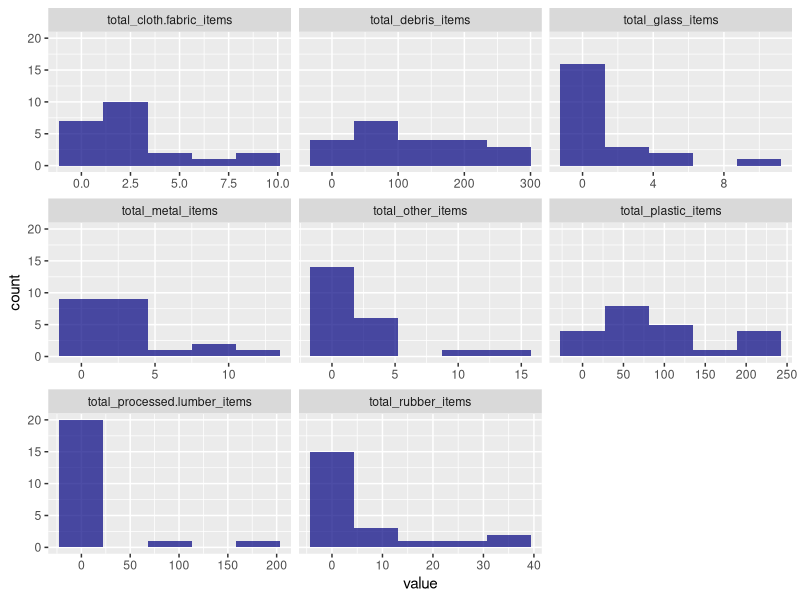
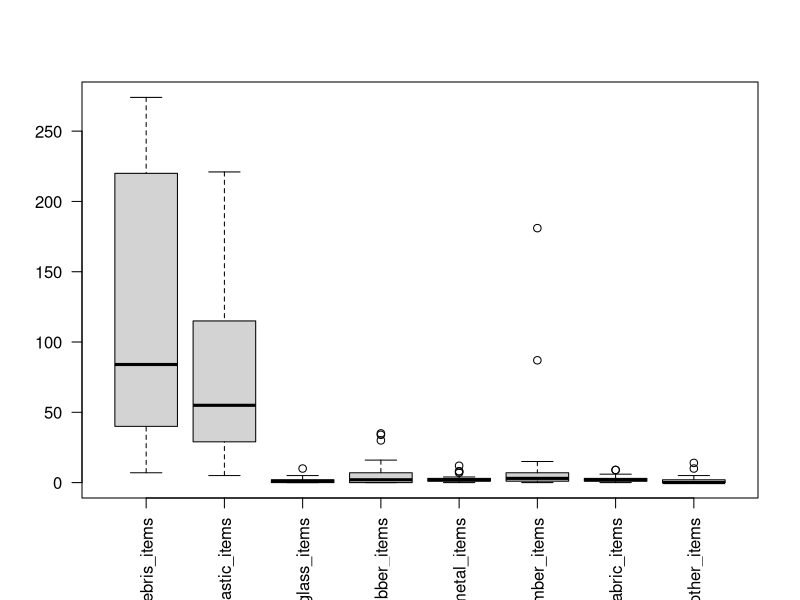
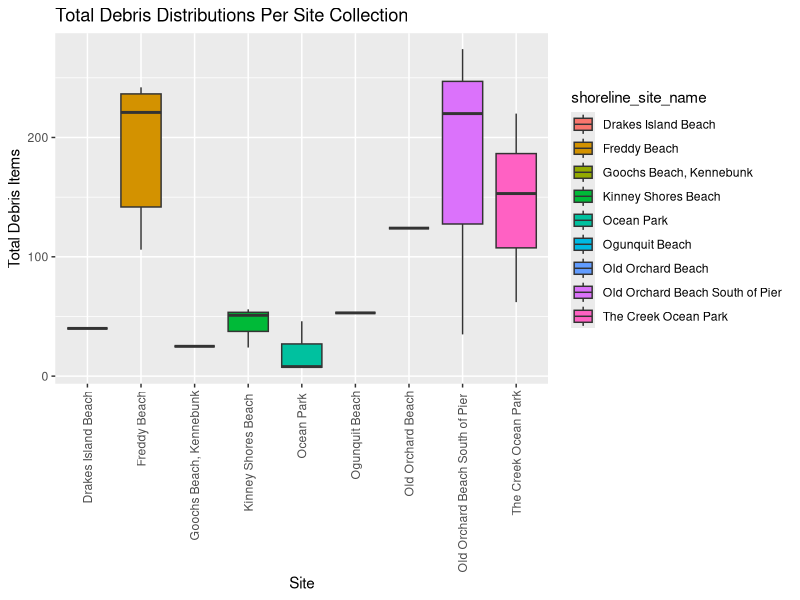
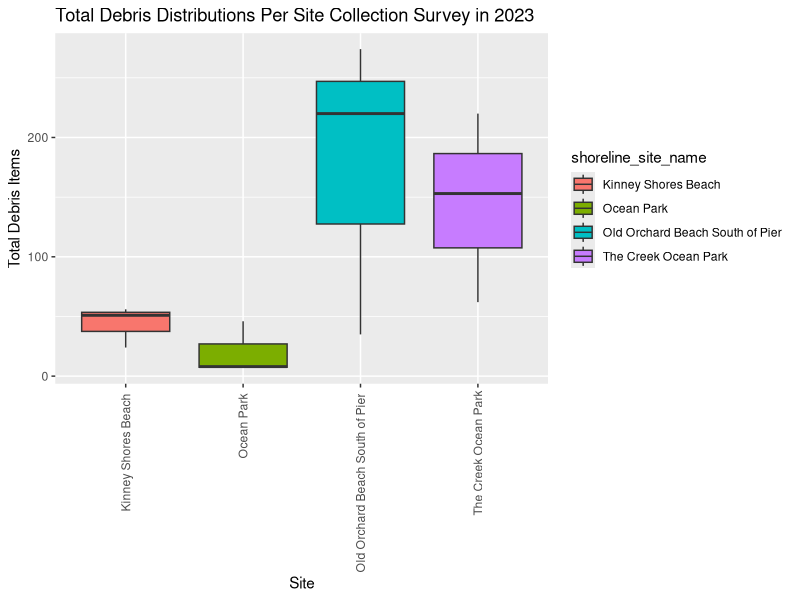
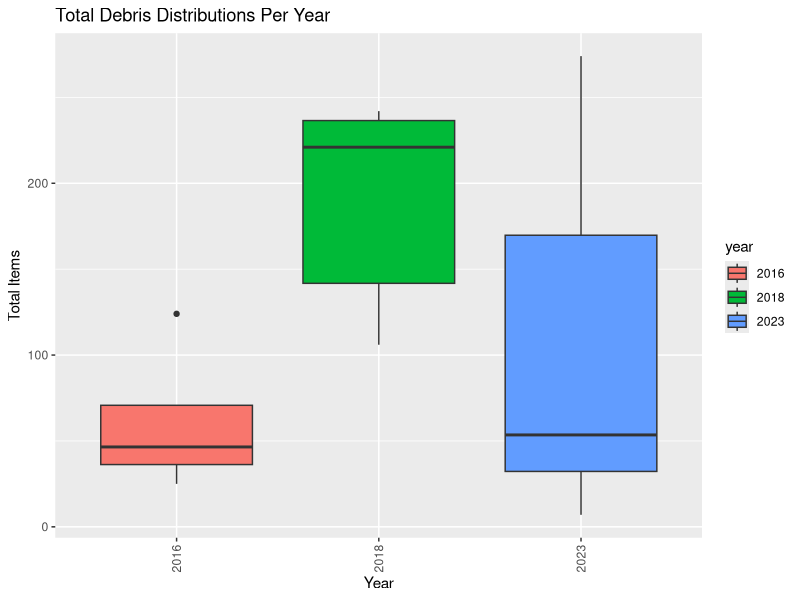
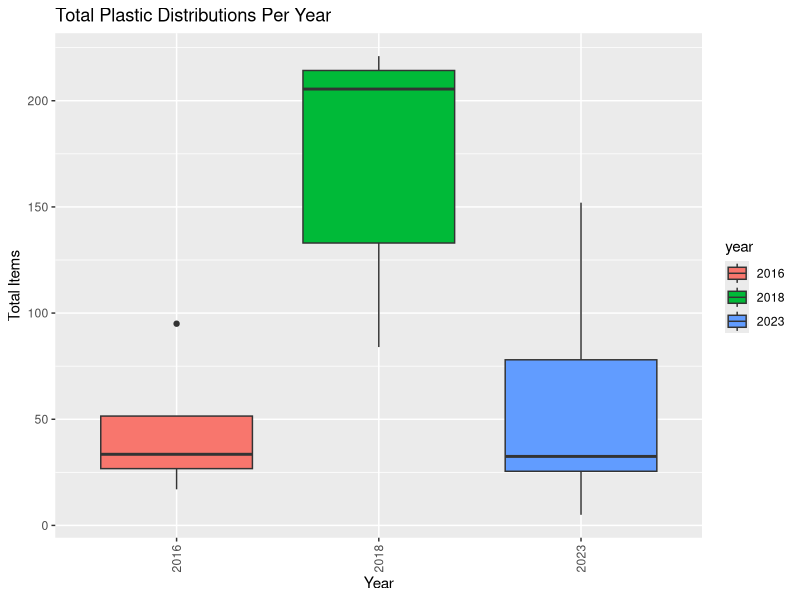
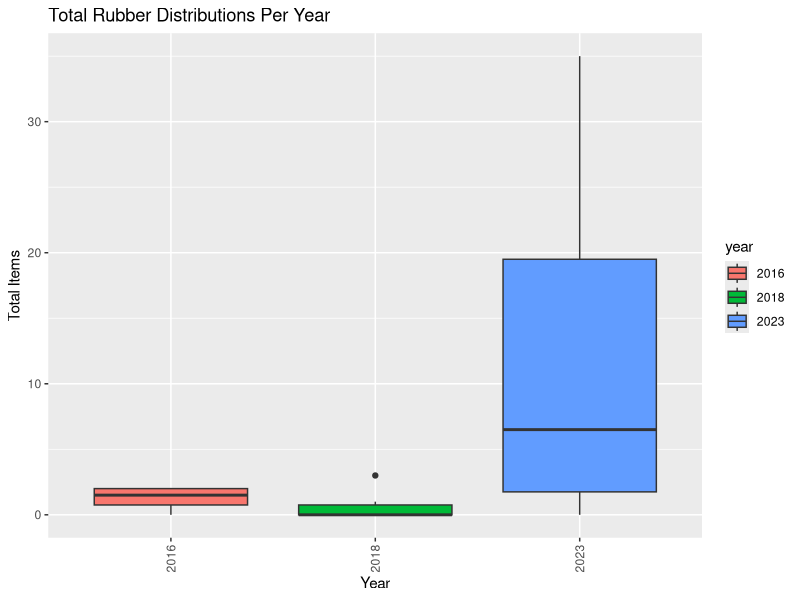
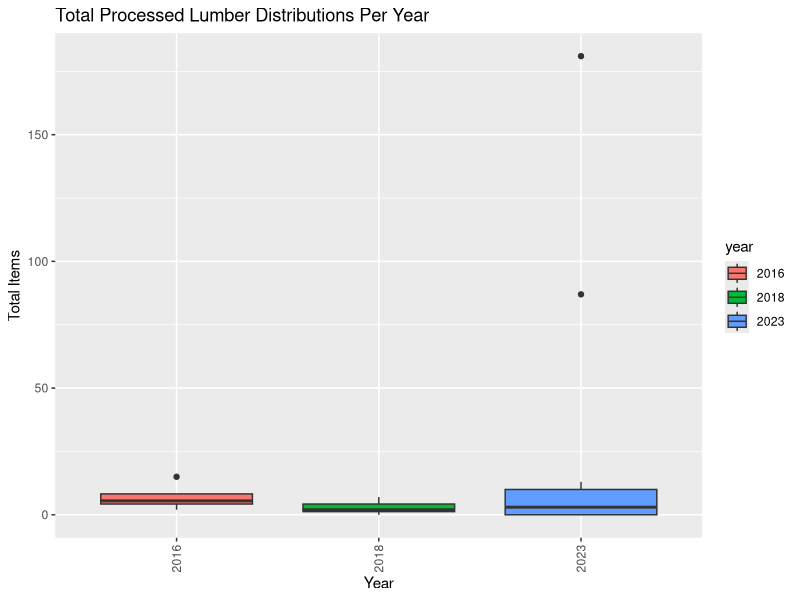

These figures' R source, in order:
## ---- chunk 1
debris_df = read.csv("data/debris_data_no_backbarrier.csv")

totals_cols <- c(
  "total_debris_items",
  "total_plastic_items",
  "total_glass_items",
  "total_rubber_items",
  "total_metal_items",
  "total_processed.lumber_items",
  "total_cloth.fabric_items",
  "total_other_items"
  
)

numeric_columns <- c(
  "total_debris_items",
  "total_plastic_items",
  "total_glass_items",
  "total_rubber_items",
  "total_metal_items",
  "total_processed.lumber_items",
  "total_cloth.fabric_items",
  "total_other_items",
  "plastic.fragments.film",
  "plastic.fragments.foamed",
  "plastic.fragments.hard", 
  "plastic.bags",
  "plastic.beverage.bottles",
  "plastic.bottle.or.container.caps", 
  "plastic.cups",
  "plastic.food.wrappers",
  "plastic.other.jugs.or.containers", 
  "plastic.straws",
  "plastic.utensils",
  "plastic.6.pack.rings", 
  "plastic.cigar.tips",
  "plastic.cigarettes",
  "plastic.disposable.cigarette.lighters", 
  "plastic.buoys.and.floats",
  "plastic.fishing.lures.and.line", 
  "plastic.rope.and.nets",
  "plastic.balloons",
  "plastic.personal.care.products", 
  "plastic.shotgun.shells.wads",
  "plastic.other", "metal.fragments", 
  "metal.aerosol.cans",
  "metal.aluminum.tin.cans",
  "metal.other", 
  "glass.fragments",
  "glass.beverage.bottles",
  "glass.jars",
  "glass.other",
  "rubber.fragments",
  "rubber.balloons",
  "rubber.flip.flops",
  "rubber.gloves", 
  "rubber.tires",
  "rubber.other",
  "processed.lumber.building.material",
  "processed.lumber.paper.and.cardboard", 
  "processed.lumber.bags",
  "processed.lumber.other",
  "cloth.fabric.fragments", 
  "cloth.fabric.clothing.and.shoes",
  "cloth.fabric.face.masks", 
  "cloth.fabric.gloves",
  "cloth.fabric.rope.and.nets",
  "cloth.fabric.towels.rags", 
  "cloth.fabric.other",
  "other.other",
  "plastic.other.fireworks", 
  "metal.other.construction.material",
  "rubber.other.lobster.claw.rubber.bands",
  "processed.lumber.paper.and.cardboard.fireworks", 
  "other.other.asphalt",
  "other.other.brick",
  "other.other.wax")

debris_df <- debris_df[, sapply(debris_df, class) != "logical"]
debris_df$year <- substr(debris_df$survey_date, 1, 4)

write.csv(debris_df, "cleaned_debris_no_backbarrier.csv")
## ---- chunk 2
#hist(debris_df[test_cols])
#install.packages("tidyverse")
#install.packages("GGally")

# For ALL DATA
library(tidyr)
library(ggplot2)
ggplot(gather(debris_df[totals_cols]), aes(value)) + 
    geom_histogram(bins = 5, fill="navyblue", alpha=.7) + 
    facet_wrap(~key, scales = 'free_x')

## ---- chunk 3

# FOR ALL DATA
boxplot(debris_df[totals_cols], las=2)

## ---- chunk 4
# boxplot of debris totals per site
ggplot(debris_df, aes(x=shoreline_site_name, y=total_debris_items, fill=shoreline_site_name)) + 
  geom_boxplot() +
  scale_x_discrete(guide = guide_axis(angle = 90)) +
  ggtitle("Total Debris Distributions Per Site Collection") +
  ylab("Total Debris Items") +
  xlab("Site")
## ---- chunk 5
# boxplot of debris totals per site
ggplot(subset(debris_df, year == "2023"), aes(x=shoreline_site_name, y=total_debris_items, fill=shoreline_site_name)) + 
  geom_boxplot() +
  scale_x_discrete(guide = guide_axis(angle = 90)) +
  ggtitle("Total Debris Distributions Per Site Collection Survey in 2023") +
  ylab("Total Debris Items") +
  xlab("Site")
## ---- chunk 6
# boxplot of debris totals per year


ggplot(debris_df, aes(x=year, y=total_debris_items, fill=year)) + 
  geom_boxplot() +
  scale_x_discrete(guide = guide_axis(angle = 90)) +
  ggtitle("Total Debris Distributions Per Year") +
  ylab("Total Items") +
  xlab("Year")

ggplot(debris_df, aes(x=year, y=total_plastic_items, fill=year)) + 
  geom_boxplot() +
  scale_x_discrete(guide = guide_axis(angle = 90)) +
  ggtitle("Total Plastic Distributions Per Year") +
  ylab("Total Items") +
  xlab("Year")

ggplot(debris_df, aes(x=year, y=total_rubber_items, fill=year)) + 
  geom_boxplot() +
  scale_x_discrete(guide = guide_axis(angle = 90)) +
  ggtitle("Total Rubber Distributions Per Year") +
  ylab("Total Items") +
  xlab("Year")


ggplot(debris_df, aes(x=year, y=total_processed.lumber_items, fill=year)) + 
  geom_boxplot() +
  scale_x_discrete(guide = guide_axis(angle = 90)) +
  ggtitle("Total Processed Lumber Distributions Per Year") +
  ylab("Total Items") +
  xlab("Year")

ggplot(debris_df, aes(x=year, y=total_metal_items, fill=year)) + 
  geom_boxplot() +
  scale_x_discrete(guide = guide_axis(angle = 90)) +
  ggtitle("Total Metal Distributions Per Year") +
  ylab("Total Items") +
  xlab("Year")
## ---- chunk 7
t.test(debris_df[debris_df$year == "2018"]$total_debris_items, debris_df[debris_df$year == "2023"]$total_debris_items)
## ---- chunk 8
# boxplot of debris totals per site vs freddy beach
library("dplyr")
freddy_vs_all_df <- debris_df
freddy_vs_all_df <- freddy_vs_all_df %>%
  mutate(beach = if_else(shoreline_site_name == "Freddy Beach", "Freddy Beach", "Other"))
ggplot(freddy_vs_all_df, aes(x=beach, y=total_debris_items, fill=beach)) + 
  geom_boxplot() +
  scale_x_discrete(guide = guide_axis(angle = 90)) +
  ggtitle("Total Debris Distribution at Freddy Beach vs All Other Sites") +
  ylab("Total Items") +
  xlab("Site")
## ---- chunk 9

# means of the two groups vs each other.
print(mean(freddy_vs_all_df[freddy_vs_all_df$beach == "Freddy Beach"]$total_debris_items))
not_freddy <- subset(freddy_vs_all_df, subset=beach != "Freddy Beach")
print(mean(not_freddy$total_debris_items))


# On Average, there is 11% more debris at Freddy Beach than all other sites.
(116 - 87)/(116 + 87)
## ---- chunk 10
# T test of Freddy beach total debris vs every other location.
# We have a p-value of 1e-6, and a confidence interval of 86 to 162 with the mean sitting at 124 debris pieces.

t.test(debris_df[debris_df$shoreline_site_name == "Freddy Beach"]$total_debris_items, debris_df[debris_df$shoreline_site_name != "Freddy Beach"]$total_debris_items)

## ---- chunk 11
anovatest <- aov(total_debris_items ~ year, data=debris_df)
summary(anovatest)

## ---- chunk 12
trimmed_data <- subset(debris_df, select=c(
  'total_plastic_items',
  'shoreline_site_id',
  'shoreline_site_name',
  'total_glass_items',
  'total_rubber_items',
  'total_metal_items',
  'total_processed.lumber_items',
  'total_cloth.fabric_items',
  'total_other_items'))

total_columns <- c('total_plastic_items',
                  'total_glass_items',
                  'total_rubber_items',
                  'total_metal_items',
                  'total_processed.lumber_items',
                  'total_cloth.fabric_items',
                  'total_other_items')
sum_df <- trimmed_data %>% group_by(shoreline_site_name) %>% summarise_at(total_columns, sum)
sum_df <- sum_df[order(sum_df$total_plastic_items),]
sum_df$shoreline_site_name <- factor(sum_df$shoreline_site_name, levels=rev(c(
  'Freddy Beach', 'Old Orchard Beach South of Pier ', 'The Creek Ocean Park',
  'Kinney Shores Beach ', 'Old Orchard Beach',  'Ocean Park ', 'Ogunquit Beach', 'Drakes Island Beach', 'Goochs Beach, Kennebunk')))

sum_df |> pivot_longer(-shoreline_site_name) |> ggplot(aes(x=shoreline_site_name, y=value, fill=name)) +
  geom_bar(position="stack", stat="identity") + coord_flip() + 
  ggtitle("Total Debris Type Breakdown Per Site") +
  xlab("Site Locations") +
  ylab("Total Debris (#)")

